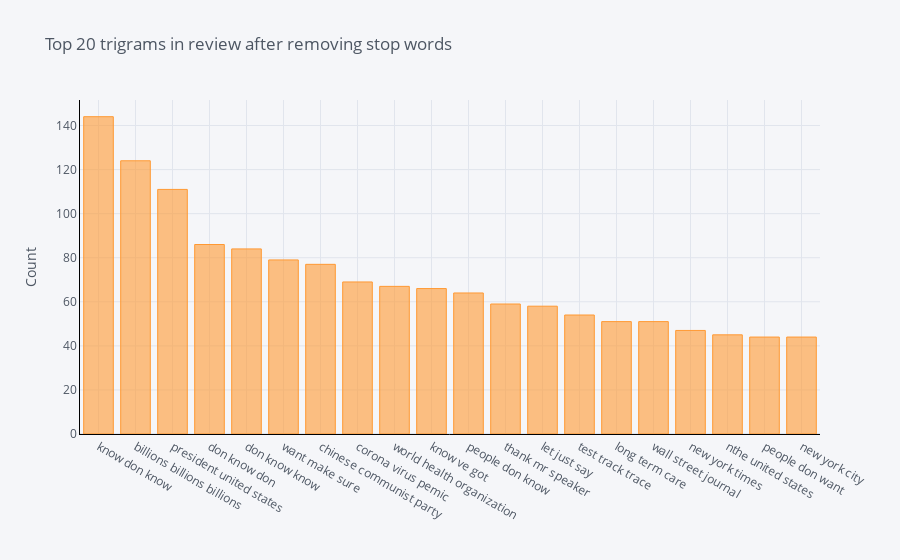

The cell this chart's notebook holds for it:
### Markdown cell above
## The distribution of Top trigrams after removing stop words

### Code cell
def get_top_n_trigram(corpus, n=None):
    vec = CountVectorizer(ngram_range=(3, 3), stop_words='english').fit(corpus)
    bag_of_words = vec.transform(corpus)
    sum_words = bag_of_words.sum(axis=0) 
    words_freq = [(word, sum_words[0, idx]) for word, idx in vec.vocabulary_.items()]
    words_freq =sorted(words_freq, key = lambda x: x[1], reverse=True)
    return words_freq[:n]
common_words = get_top_n_trigram(df['text'], 20)
df6 = pd.DataFrame(common_words, columns = ['text' , 'count'])
df6
df6.groupby('text').sum()['count'].sort_values(ascending=False).iplot(
    kind='bar', yTitle='Count', linecolor='black', title='Top 20 trigrams in review after removing stop words')

### Figure 1 — Plotly figure (JSON) as saved in the notebook; plotly's stock layout.template omitted (floating-point values rounded to 4 significant figures)
{"data": [{"marker": {"color": "rgba(255, 153, 51, 0.6)", "line": {"color": "rgba(255, 153, 51, 1.0)", "width": 1}}, "name": "count", "orientation": "v", "text": "", "type": "bar", "x": ["know don know", "billions billions billions", "president united states", "don know don", "don know know", "want make sure", "chinese communist party", "corona virus pemic", "world health organization", "know ve got", "people don know", "thank mr speaker", "let just say", "test track trace", "long term care", "wall street journal", "new york times", "nthe united states", "people don want", "new york city"], "y": [144, 124, 111, 86, 84, 79, 77, 69, 67, 66, 64, 59, 58, 54, 51, 51, 47, 45, 44, 44]}], "layout": {"legend": {"bgcolor": "#F5F6F9", "font": {"color": "#4D5663"}}, "paper_bgcolor": "#F5F6F9", "plot_bgcolor": "#F5F6F9", "title": {"font": {"color": "#4D5663"}, "text": "Top 20 trigrams in review after removing stop words"}, "xaxis": {"gridcolor": "#E1E5ED", "linecolor": "black", "showgrid": true, "tickfont": {"color": "#4D5663"}, "title": {"font": {"color": "#4D5663"}, "text": ""}, "zerolinecolor": "#E1E5ED"}, "yaxis": {"gridcolor": "#E1E5ED", "linecolor": "black", "showgrid": true, "tickfont": {"color": "#4D5663"}, "title": {"font": {"color": "#4D5663"}, "text": "Count"}, "zerolinecolor": "#E1E5ED"}}}
